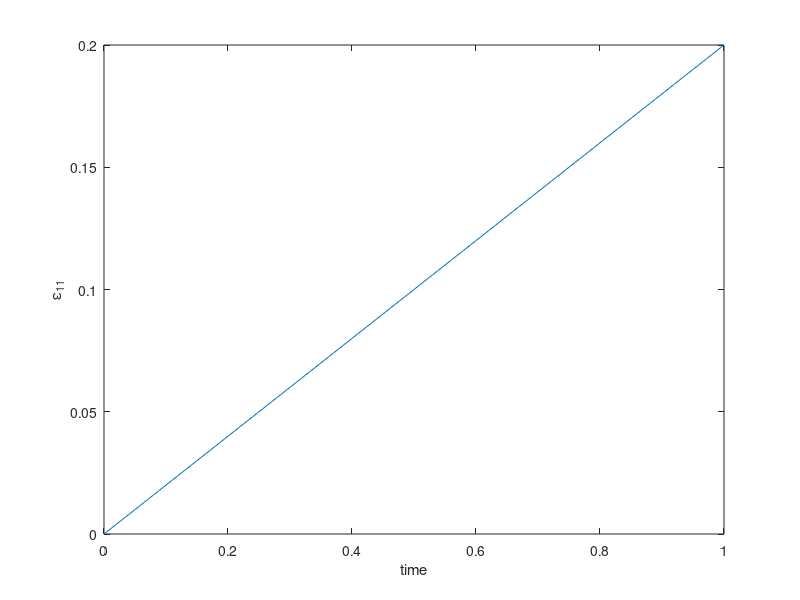
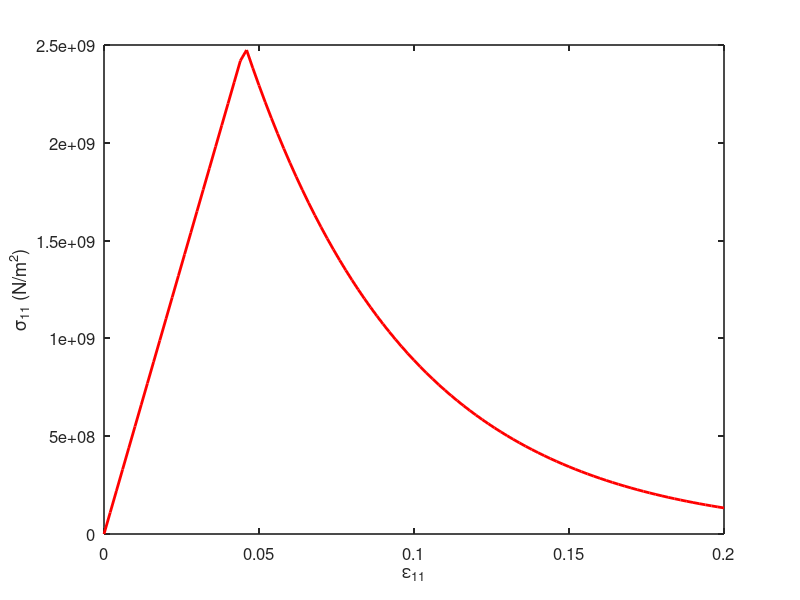
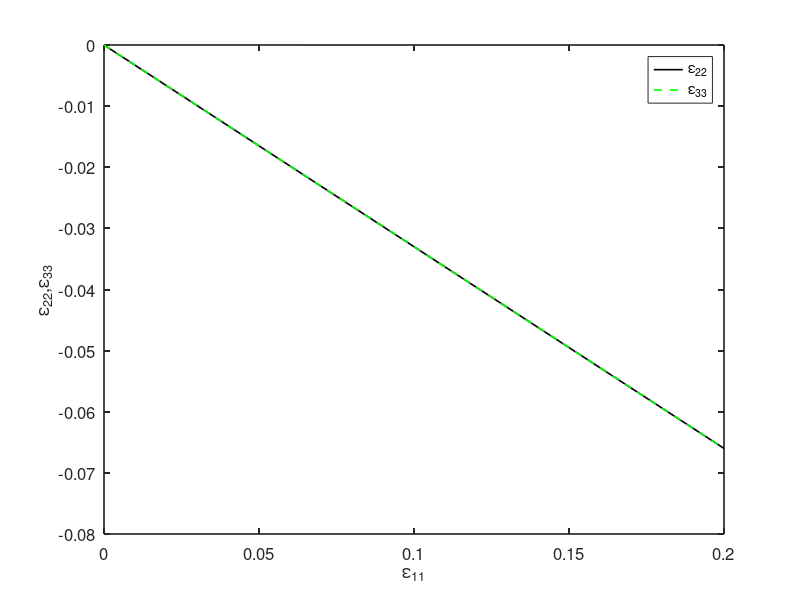

Source code (MATLAB) for these figures, in order:
A=load('Stress.txt');
Stress = A(:,2);
Time  = A(:,1);


B = load('e11.txt');
strain_11 = B(:,2);


C = load('e22.txt');
strain_22 = C(:,2);

D = load('e33.txt');
strain_33 = D(:,2);


figure(1)
plot(Time,strain_11) 
xlabel('time')
ylabel('\epsilon_{11}')


figure(2,'position',[50,50,1000,750])
plot(strain_11,Stress,'r-',"linewidth", 2)
set(gca, "linewidth",1.2, "fontsize", 12)
xlabel('\epsilon_{11}')
ylabel('\sigma_{11} (N/m^2)')


figure(3,'position',[50,50,1000,750])
plot(strain_11,strain_22,'k-',"linewidth", 1.2)
hold on
plot(strain_11,strain_33,'g--',"linewidth", 1.2)
set(gca, "linewidth",1.2, "fontsize", 12)
legend('\epsilon_{22}','\epsilon_{33}','Location','NorthEast')
xlabel('\epsilon_{11}')
ylabel('\epsilon_{22},\epsilon_{33}')
